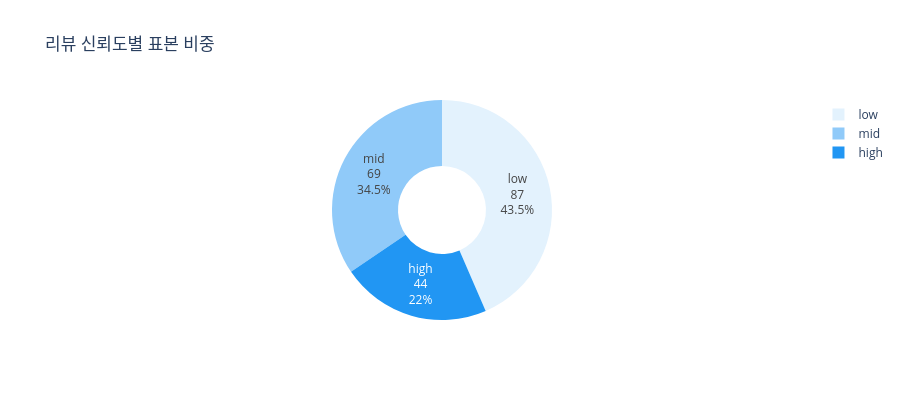

The notebook cell saved with this chart:
### Markdown cell above
**해석:** 8개 장르와 3단계 신뢰도(high·mid·low) 교차 조합별 표본 분포를 확인한다. 각 층에서 최소 5개 표본이 확보됐으며, 전체 200개 표본이 장르·신뢰도 구조를 고르게 반영하도록 배분됐다.

### Code cell
# ── 3. 신뢰도별 표본 수 (pie chart) ────────────────────────────────────────
trust_dist = df_sample['trust'].value_counts().reindex(['high', 'mid', 'low'])

fig3 = go.Figure(go.Pie(
    labels=trust_dist.index,
    values=trust_dist.values,
    hole=0.4,
    marker_colors=['#2196F3', '#90CAF9', '#E3F2FD'],
    textinfo='label+percent+value'
))
fig3.update_layout(
    title='리뷰 신뢰도별 표본 비중',
    height=400
)
fig3.show()

### Figure 1 — Plotly figure (JSON) as saved in the notebook; plotly's stock layout.template omitted (floating-point values rounded to 4 significant figures)
{"data": [{"hole": 0.4, "labels": ["high", "mid", "low"], "marker": {"colors": ["#2196F3", "#90CAF9", "#E3F2FD"]}, "textinfo": "label+percent+value", "type": "pie", "values": [44, 69, 87]}], "layout": {"height": 400, "title": {"text": "리뷰 신뢰도별 표본 비중"}}}
